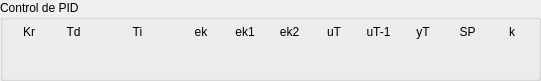
   <widget class="QGroupBox" name="groupBox_7">
    <property name="geometry">
     <rect>
      <x>10</x>
      <y>169</y>
      <width>541</width>
      <height>81</height>
     </rect>
    </property>
    <property name="title">
     <string>Control de PID</string>
    </property>
    <widget class="QWidget" name="layoutWidget">
     <property name="geometry">
      <rect>
       <x>10</x>
       <y>20</y>
       <width>521</width>
       <height>53</height>
      </rect>
     </property>
     <layout class="QGridLayout" name="gridLayout">
      <item row="1" column="8">
       <widget class="QLabel" name="Label_uT1">
        <property name="text">
         <string/>
        </property>
        <property name="alignment">
         <set>Qt::AlignCenter</set>
        </property>
       </widget>
      </item>
      <item row="0" column="1">
       <widget class="QLabel" name="label_15">
        <property name="text">
         <string>Td</string>
        </property>
        <property name="alignment">
         <set>Qt::AlignCenter</set>
        </property>
       </widget>
      </item>
      <item row="0" column="7">
       <widget class="QLabel" name="label_20">
        <property name="text">
         <string>uT</string>
        </property>
        <property name="alignment">
         <set>Qt::AlignCenter</set>
        </property>
       </widget>
      </item>
      <item row="1" column="5">
       <widget class="QLabel" name="Label_ek1">
        <property name="text">
         <string/>
        </property>
        <property name="alignment">
         <set>Qt::AlignCenter</set>
        </property>
       </widget>
      </item>
      <item row="1" column="1">
       <widget class="QLabel" name="Label_Td">
        <property name="text">
         <string/>
        </property>
        <property name="alignment">
         <set>Qt::AlignCenter</set>
        </property>
       </widget>
      </item>
      <item row="0" column="0">
       <widget class="QLabel" name="label_14">
        <property name="text">
         <string>Kr</string>
        </property>
        <property name="alignment">
         <set>Qt::AlignCenter</set>
        </property>
       </widget>
      </item>
      <item row="0" column="9">
       <widget class="QLabel" name="label_22">
        <property name="text">
         <string>yT</string>
        </property>
        <property name="alignment">
         <set>Qt::AlignCenter</set>
        </property>
       </widget>
      </item>
      <item row="0" column="5">
       <widget class="QLabel" name="label_18">
        <property name="text">
         <string>ek1</string>
        </property>
        <property name="alignment">
         <set>Qt::AlignCenter</set>
        </property>
       </widget>
      </item>
      <item row="1" column="6">
       <widget class="QLabel" name="Label_ek2">
        <property name="text">
         <string/>
        </property>
        <property name="alignment">
         <set>Qt::AlignCenter</set>
        </property>
       </widget>
      </item>
      <item row="1" column="2" colspan="2">
       <widget class="QLabel" name="Label_Ti">
        <property name="text">
         <string/>
        </property>
        <property name="alignment">
         <set>Qt::AlignCenter</set>
        </property>
       </widget>
      </item>
      <item row="1" column="9">
       <widget class="QLabel" name="Label_yT">
        <property name="text">
         <string/>
        </property>
        <property name="alignment">
         <set>Qt::AlignCenter</set>
        </property>
       </widget>
      </item>
      <item row="0" column="4">
       <widget class="QLabel" name="label_17">
        <property name="text">
         <string>ek</string>
        </property>
        <property name="alignment">
         <set>Qt::AlignCenter</set>
        </property>
       </widget>
      </item>
      <item row="0" column="2" colspan="2">
       <widget class="QLabel" name="label_16">
        <property name="text">
         <string>Ti</string>
        </property>
        <property name="alignment">
         <set>Qt::AlignCenter</set>
        </property>
       </widget>
      </item>
      <item row="1" column="0">
       <widget class="QLabel" name="Label_Kr">
        <property name="text">
         <string/>
        </property>
        <property name="alignment">
         <set>Qt::AlignCenter</set>
        </property>
       </widget>
      </item>
      <item row="0" column="6">
       <widget class="QLabel" name="label_19">
        <property name="text">
         <string>ek2</string>
        </property>
        <property name="alignment">
         <set>Qt::AlignCenter</set>
        </property>
       </widget>
      </item>
      <item row="0" column="8">
       <widget class="QLabel" name="label_21">
        <property name="text">
         <string>uT-1</string>
        </property>
        <property name="alignment">
         <set>Qt::AlignCenter</set>
        </property>
       </widget>
      </item>
      <item row="1" column="4">
       <widget class="QLabel" name="Label_ek">
        <property name="text">
         <string/>
        </property>
        <property name="alignment">
         <set>Qt::AlignCenter</set>
        </property>
       </widget>
      </item>
      <item row="0" column="10">
       <widget class="QLabel" name="label_23">
        <property name="text">
         <string>SP</string>
        </property>
        <property name="alignment">
         <set>Qt::AlignCenter</set>
        </property>
       </widget>
      </item>
      <item row="1" column="10">
       <widget class="QLabel" name="Label_rt">
        <property name="text">
         <string/>
        </property>
        <property name="alignment">
         <set>Qt::AlignCenter</set>
        </property>
       </widget>
      </item>
      <item row="0" column="11">
       <widget class="QLabel" name="label_24">
        <property name="text">
         <string>k</string>
        </property>
        <property name="alignment">
         <set>Qt::AlignCenter</set>
        </property>
       </widget>
      </item>
      <item row="1" column="11">
       <widget class="QLabel" name="label_25">
        <property name="text">
         <string/>
        </property>
        <property name="alignment">
         <set>Qt::AlignCenter</set>
        </property>
       </widget>
      </item>
      <item row="1" column="7">
       <widget class="QLabel" name="Label_uT">
        <property name="text">
         <string/>
        </property>
        <property name="alignment">
         <set>Qt::AlignCenter</set>
        </property>
       </widget>
      </item>
     </layout>
    </widget>
   </widget>
